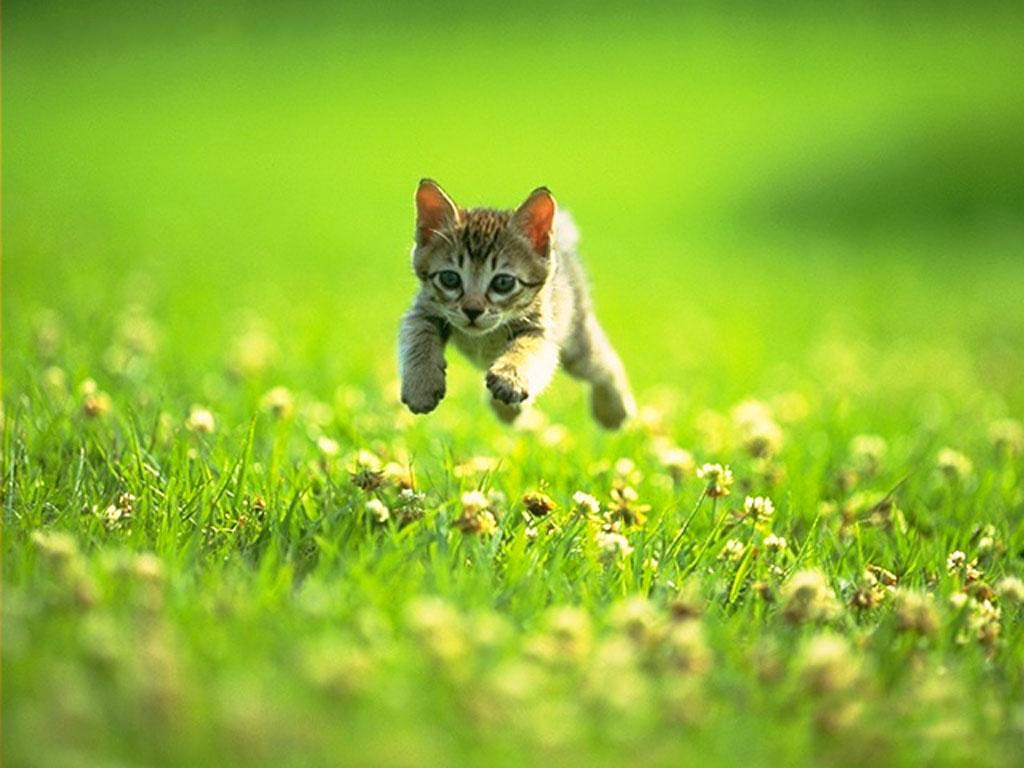
#> input picture image_processing/images/kitten.jpg, 1024 x 768 px, found by its file name
$ python Exercise1_analysis.py
#> lines starting #> are read from the running program, lines starting #| are printed output that depends on the picture
def contrast_stretch(image, in_min, in_max):
    """
    Perform contrast stretching on the input image.

    Parameters:
    - image: Input image as a NumPy array.
    - in_min: Minimum pixel value in the input image to be stretched.
    - in_max: Maximum pixel value in the input image to be stretched.
    - out_min: Minimum pixel value in the output image after stretching.
    - out_max: Maximum pixel value in the output image after stretching.

    Returns:
    - Stretched image as a NumPy array.
    """
    out_min = 0
    out_max = 255
    import numpy as np

    # Ensure the input values are within valid range
    if in_min >= in_max:
        raise ValueError("Invalid min/max values for contrast stretching.")

    # Perform contrast stretching
    stretched = ((image - in_min)/(in_max - in_min)) * (out_max - out_min) + out_min
    stretched = np.clip(stretched, out_min, out_max)  # Clip values to the output range

    return stretched.astype(image.dtype)


import numpy as np
def equalize_histogram(image, dist):
    # Compute the cumulative distribution function (CDF)
    cdf = dist.cumsum()
    cdf_normalized = (cdf * 255).astype(np.uint8)  # Normalize to [0, 255]

    # Map the pixel values in the original image to equalized values
    equalized_image = np.interp(image.flatten(), range(256), cdf_normalized).reshape(image.shape).astype(np.uint8)

    return equalized_image

import numpy as np

def calculate_histogram(image, bins):
    # Initialize histogram with the number of bins
    histogram = np.zeros(bins, dtype=int)
    range = 256 // bins
    # Calculate the histogram
    for value in image.flatten():
        histogram[value//range] += 1
    dist = histogram / image.size
    return histogram, dist


import numpy as np
from skimage import io
import matplotlib.pyplot as plt

# Load a low-contrast image from an example image path
image_path = "C:\\Users\\Boone Pool\\CSC391\\image_processing\\images\\kitten.jpg"
low_contrast_image = io.imread(image_path, as_gray=True)
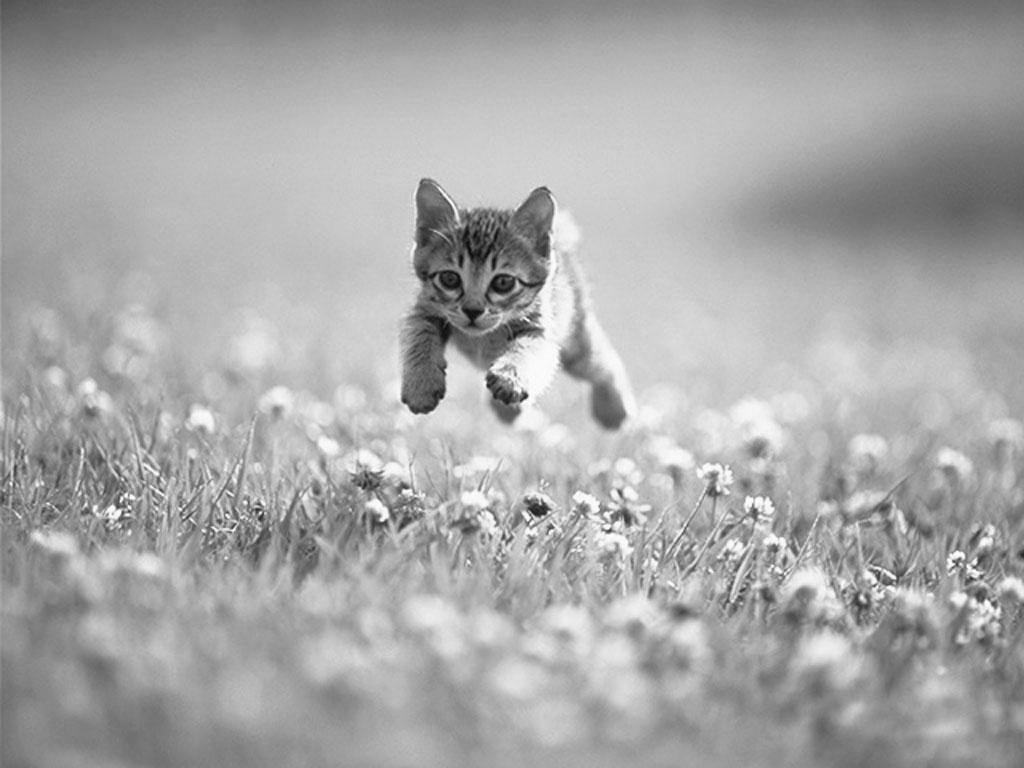
#> low_contrast_image: shape (768, 1024) float64; min 0.0378, max 0.999, mean 0.663
low_contrast_image = (low_contrast_image * 255).astype(np.uint8)  # Convert to 8-bit grayscale

# Apply contrast stretching
stretched_image = contrast_stretch(low_contrast_image, in_min=low_contrast_image.min(), in_max=low_contrast_image.max())

# Calculate histograms for the original and stretched images
original_hist, original_dist = calculate_histogram(low_contrast_image, bins=256)
#> the loop in calculate_histogram, `for value in image.flatten():` made 786432 passes
#> value on passes 1 to 3: 96, 88, 83
#> after the loop in calculate_histogram, `for value in image.flatten():`: histogram = 256 values, max 9857 at index 191, min 0 at index 0, mean 3072
#> in calculate_histogram, `dist = histogram / image.size`: dist = 256 values, max 0.0125 at index 191, min 0 at index 0, mean 0.00391
#> original_hist has the same summary as histogram in calculate_histogram; original_dist has the same summary as dist in calculate_histogram
stretched_hist, stretched_dist = calculate_histogram(stretched_image, bins=256)
#> the loop in calculate_histogram (call 2), `for value in image.flatten():` made 786432 passes
#> value on passes 1 to 3: 90, 82, 77
#> stretched_hist = 256 values, max 9857 at index 189, min 0 at index 25, mean 3072; stretched_dist = 256 values, max 0.0125 at index 189, min 0 at index 25, mean 0.00391

# Apply histogram equalization
equalized_image = equalize_histogram(low_contrast_image, original_dist)
#> in equalize_histogram, `cdf = dist.cumsum()`: cdf = 256 values from 0 to 1
#> in equalize_histogram, `cdf_normalized = (cdf * 255).astype(np.uint8)`: cdf_normalized = 256 values from 0 to 254
#> in equalize_histogram, `equalized_image = np.interp(image.flatten(), range(256), cdf_normalize..`:
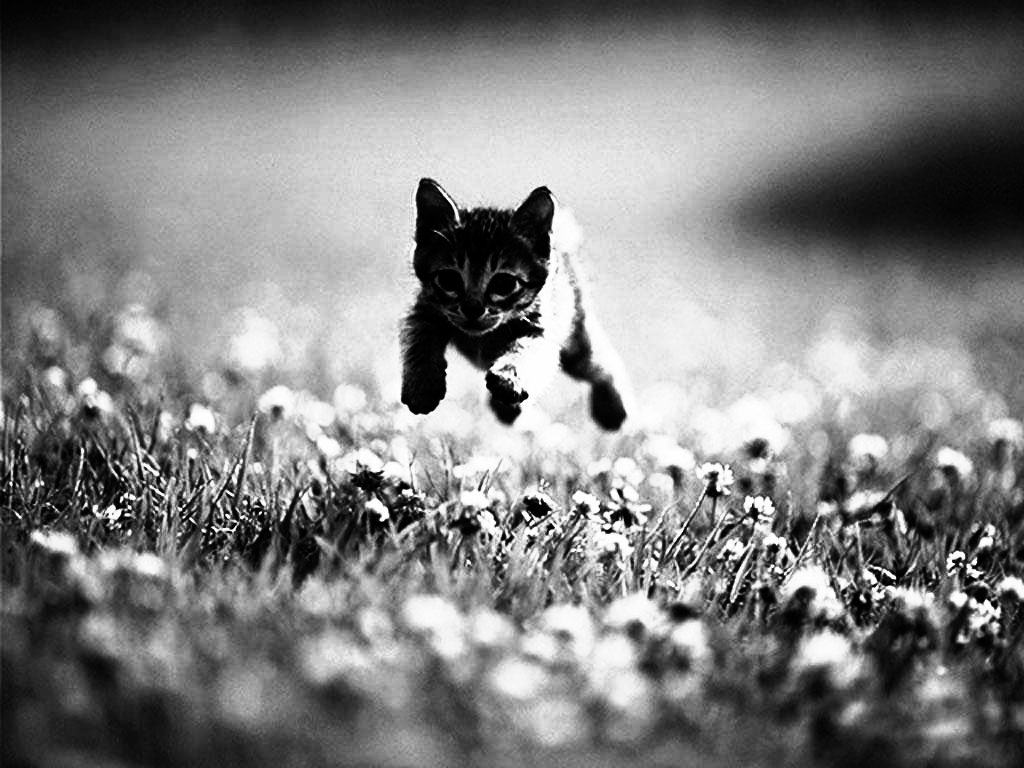
#> equalized_image: shape (768, 1024); min 0, max 254, mean 128.1

# Calculate histogram for the equalized image
equalized_hist, _ = calculate_histogram(equalized_image, bins=256)
#> equalized_hist = 256 values, max 9857 at index 185, min 0 at index 18, mean 3072

# Plot the original, stretched, and equalized histograms
fig, axs = plt.subplots(3, 2, figsize=(12, 8))

# Original image and histogram
axs[0, 0].imshow(low_contrast_image, cmap='gray')
axs[0, 0].set_title("Original Image")
axs[0, 0].axis('off')
axs[0, 1].bar(range(256), original_hist, color='gray')
axs[0, 1].set_title("Original Histogram")

# Stretched image and histogram
axs[1, 0].imshow(stretched_image, cmap='gray')
axs[1, 0].set_title("Stretched Image")
axs[1, 0].axis('off')
axs[1, 1].bar(range(256), stretched_hist, color='gray')
axs[1, 1].set_title("Stretched Histogram")

# Equalized image and histogram
axs[2, 0].imshow(equalized_image, cmap='gray')
axs[2, 0].set_title("Equalized Image")
axs[2, 0].axis('off')
axs[2, 1].bar(range(256), equalized_hist, color='gray')
axs[2, 1].set_title("Equalized Histogram")

plt.tight_layout()
plt.show()
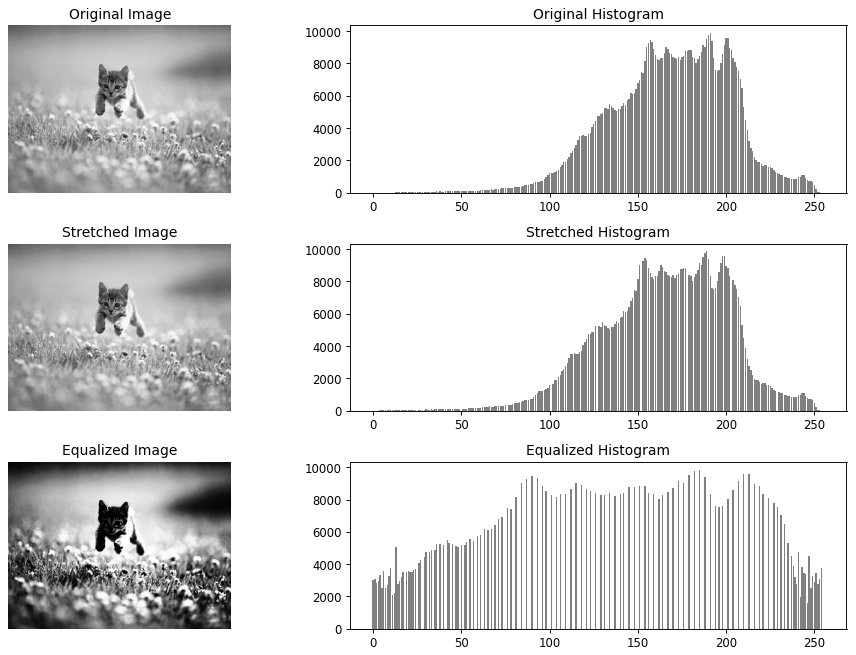
#> figure drawn by matplotlib, 6 panels; panel 2: tallest bar 9857 high, from x = 190.6 to 191.4; panel 4: tallest bar 9857 high, from x = 188.6 to 189.4; panel 6: tallest bar 9857 high, from x = 184.6 to 185.4
